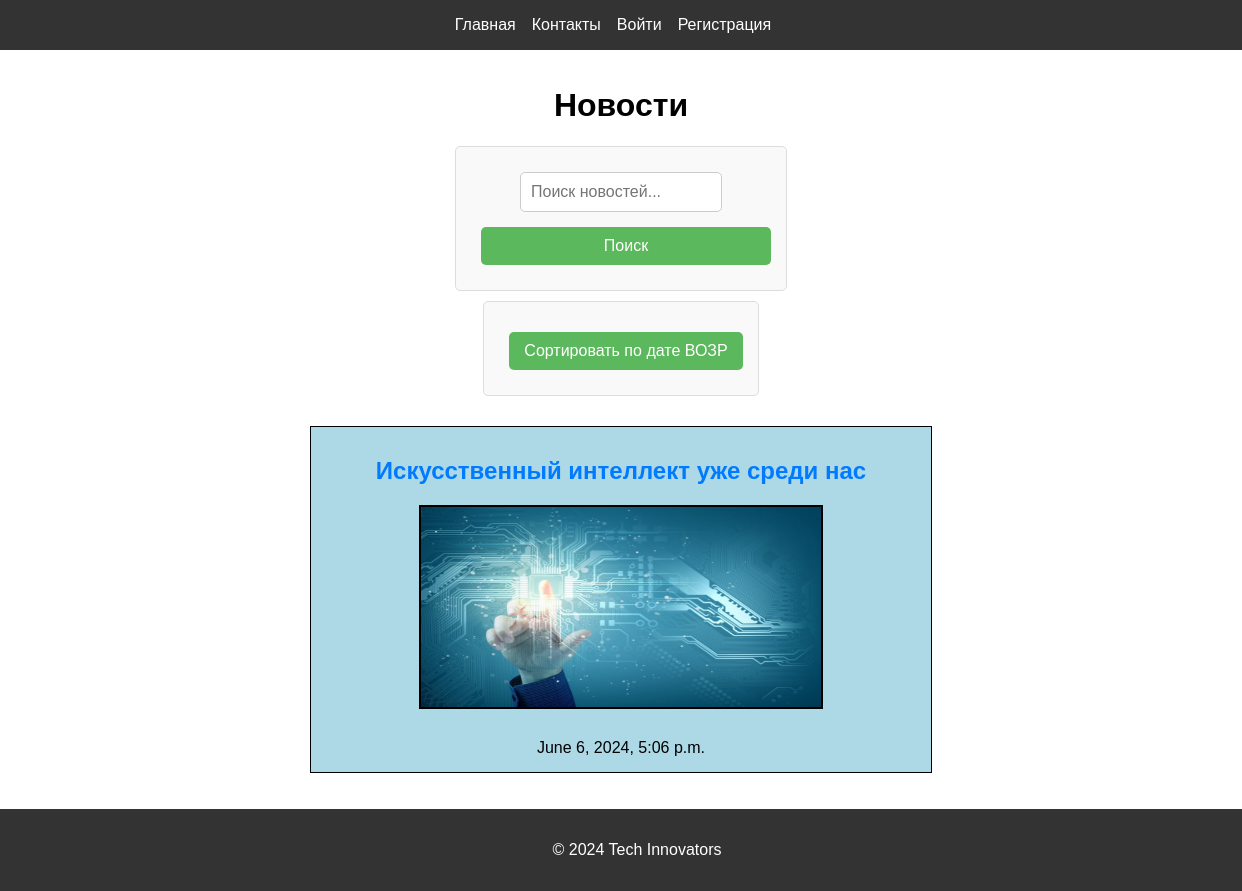
Page /news/ on the committed database.
### main/models.py (models this page shows, shortened)
class News(models.Model):
    title = models.CharField(max_length=200)
    text = models.TextField()
    published_date = models.DateTimeField(auto_now_add=True)
    author = models.ForeignKey(User, on_delete=models.CASCADE)
    image = models.ImageField(upload_to='news_images/', blank=True, null=True)
    comments = models.ForeignKey('Comment', on_delete=models.CASCADE, related_name='news_comments', null=True, blank=True)

### main/views.py (the view)
# urls.py: path('news/', news_list, name='news_list'),
def news_list(request):
    query = request.GET.get('query')
    order = request.GET.get('order', 'desc')
    if order == 'asc':
        news_list = News.objects.order_by('published_date')
    else:
        news_list = News.objects.order_by('-published_date')
    if query:
        news_list = news_list.filter(title__icontains=query)
    return render(request, 'main/news_list.html', {'news_list': news_list})

### main/templates/main/news_list.html (shortened to what this page needs)
{% extends 'main/base.html' %}
{% block content %}
<h1 style="text-align: center;">Новости</h1>
<div class="news-search-filter">
    <form method="get" action="{% url 'news_list' %}" class="search-form">
        <input class="search_input" type="text" name="query" placeholder="Поиск новостей..." value="{{ request.GET.query }}">
        <button type="submit">Поиск</button>
    </form>
    <form method="get" action="{% url 'news_list' %}" class="sort-form">
        <button type="submit">
            {% if request.GET.order == 'asc' %}
                Сортировать по дате УБЫВ
            {% else %}
                Сортировать по дате ВОЗР
            {% endif %}
        </button>
    </form>
</div>
<div class="news-container">
    {% for news in news_list %}
        <div class="news-item">
            <h2><a href="{% url 'news_detail' news.id %}">{{ news.title }}</a></h2>
            {% if news.image %}
                <img src="{{ news.image.url }}" alt="{{ news.title }}">
            {% endif %}
            <p>{{ news.published_date }}</p>
        </div>
    {% endfor %}
</div>
{% endblock %}

### main/static/main/styles.css (style rules this page uses)
body, html { margin: 0; padding: 0; font-family: Arial, sans-serif; height: 100%; }
html, body { display: flex; flex-direction: column; min-height: 100vh; }
.news-item { max-width: 600px; margin: 0 auto; padding: 10px; border: 1px solid #ddd; margin-bottom: 20px; background-color: lightblue; border: 1px solid black; text-align: center; }
.news-item img { width: 400px; height: 200px; margin-bottom: 10px; border: 2px solid black; }
.news-item p { margin-bottom: 5px; }
.news-item a { color: #007bff; text-decoration: none; }
form { max-width: 400px; margin: 0 auto; padding: 20px; border: 1px solid #ddd; border-radius: 5px; background-color: #f9f9f9; }
form input[type="text"], form input[type="password"], form input[type="email"], form textarea { width: calc(100% - 20px); padding: 10px; margin-bottom: 10px; border: 1px solid #ccc; border-radius: 5px; }
form button[type="submit"] { width: 100%; padding: 10px; border: none; border-radius: 5px; background-color: #5cb85c; color: white; font-size: 16px; cursor: pointer; margin-top: 10px; }
.news-search-filter { display: flex; justify-content: center; align-items: center; flex-direction: column; margin-bottom: 20px; }
.search-form, .sort-form { margin-bottom: 10px; }
.search-form input[type="text"], .search-form button, .sort-form button { padding: 10px; font-size: 16px; }
.search-form input[type="text"] { width: 250px; margin-right: 10px; }
.search-form button, .sort-form button { background-color: #4CAF50; border: none; color: white; text-align: center; text-decoration: none; display: inline-block; font-size: 16px; margin: 4px 2px; cursor: pointer; }
.news-search-filter { text-align: center; }
.news-search-filter input[type="text"], .news-search-filter button { width: 180px; margin: 5px; }

### rows in the picture
News: title "Искусственный интеллект уже среди нас", image (picture), published_date "June 6, 2024, 5:06 p.m."
